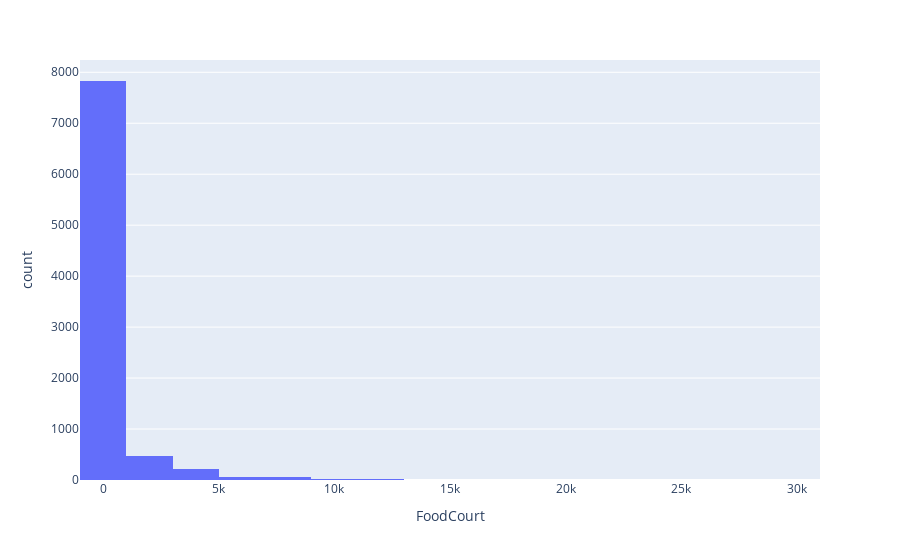

This figure's notebook cell:
### Code cell
fig = px.histogram(train, x="FoodCourt", nbins=15)
fig.show(renderer="png", width=1600, height=650)

### Figure 1 — Plotly figure (JSON) as saved in the notebook; plotly's stock layout.template omitted (floating-point values rounded to 4 significant figures; data arrays with more than 128 entries replaced by an {"elided": "..."} marker saying what was removed)
{"data": [{"alignmentgroup": "True", "bingroup": "x", "hovertemplate": "FoodCourt=%{x}<br>count=%{y}<extra></extra>", "legendgroup": "", "marker": {"color": "#636efa", "pattern": {"shape": ""}}, "name": "", "nbinsx": 15, "offsetgroup": "", "orientation": "v", "showlegend": false, "type": "histogram", "x": {"elided": "8693 float values"}, "xaxis": "x", "yaxis": "y"}], "layout": {"barmode": "relative", "legend": {"tracegroupgap": 0}, "margin": {"t": 60}, "xaxis": {"anchor": "y", "domain": [0, 1], "title": {"text": "FoodCourt"}}, "yaxis": {"anchor": "x", "domain": [0, 1], "title": {"text": "count"}}}}
